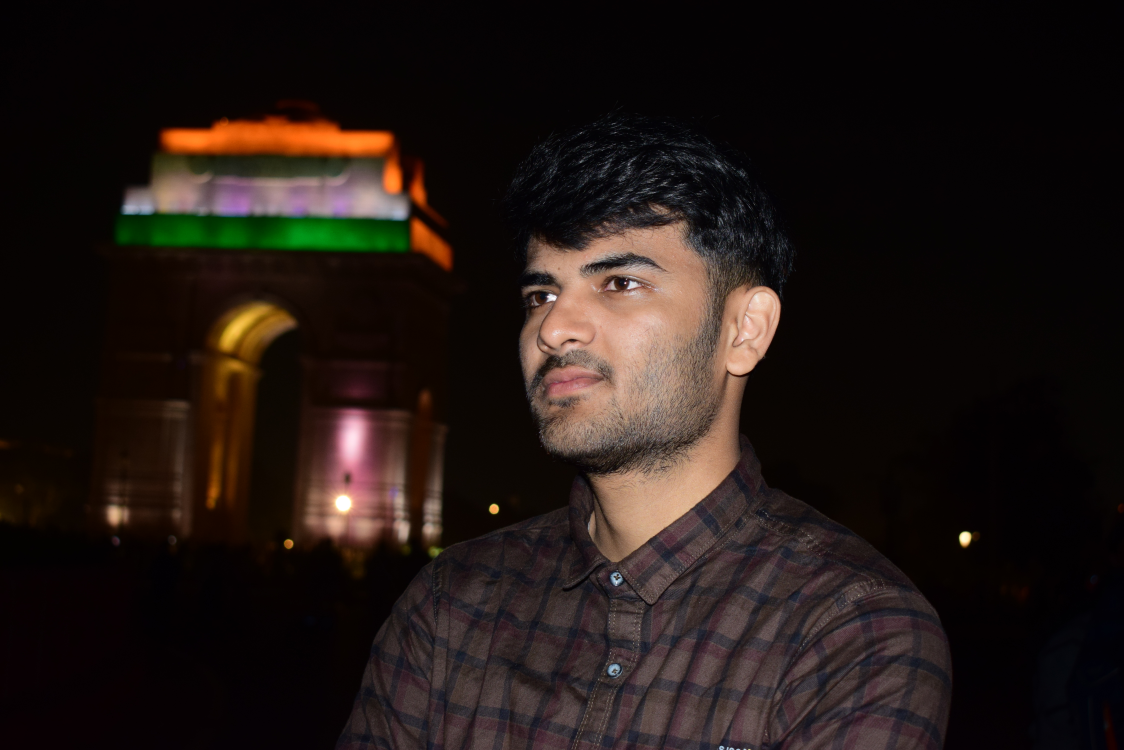
#> input picture 1200/Arif.JPG, 4496 x 3000 px, found by its file name (shown at 1/4 size)
$ python temppppppp.py
#> lines starting #> are read from the running program, lines starting #| are printed output that depends on the picture; after the words box and inside, x2 and y2 are one past the last pixel; in counts of white or black regions, pixels touching at a corner belong together
import cv2
import numpy as np

def detect_uniform_components(hsv, gender):

    if gender == 'boy':

        # Shirt (typically white )
        lower_shirt = np.array([100, 50, 50])
        upper_shirt = np.array([140, 255, 255])

        # Pants (typically black)
        lower_pants = np.array([100, 50, 50])
        upper_pants = np.array([140, 255, 255])

    elif gender == 'girl':

        # Shirt  (typically white )
        lower_shirt = np.array([0, 0, 200])
        upper_shirt = np.array([180, 30, 255])

        # Skirt  (varies, assume light or pastel colors for example)
        lower_skirt = np.array([0, 50, 100])
        upper_skirt = np.array([180, 255, 255])

    # Create masks for uniform components
    mask_shirt = cv2.inRange(hsv, lower_shirt, upper_shirt)
    mask_pants_or_skirt = cv2.inRange(hsv, lower_pants, upper_pants)

    return mask_shirt, mask_pants_or_skirt

def check_uniform(image_path, gender):
    # Load the image
#> called with image_path = 'Arif.jpg', gender = 'boy'
    image = cv2.imread(image_path)
#> image is the input picture: shape (3000, 4496, 3); mean B, G, R 20.3, 24.1, 33.9

    # Convert to HSV color space
    hsv = cv2.cvtColor(image, cv2.COLOR_BGR2HSV)
#> hsv: shape (3000, 4496, 3); mean H, S, V 81.9, 152.2, 35.2

    # Detect uniform components based on gender
    mask_shirt, mask_pants_or_skirt = detect_uniform_components(hsv, gender)
#> in detect_uniform_components, `mask_shirt = cv2.inRange(hsv, lower_shirt, upper_shirt)`:
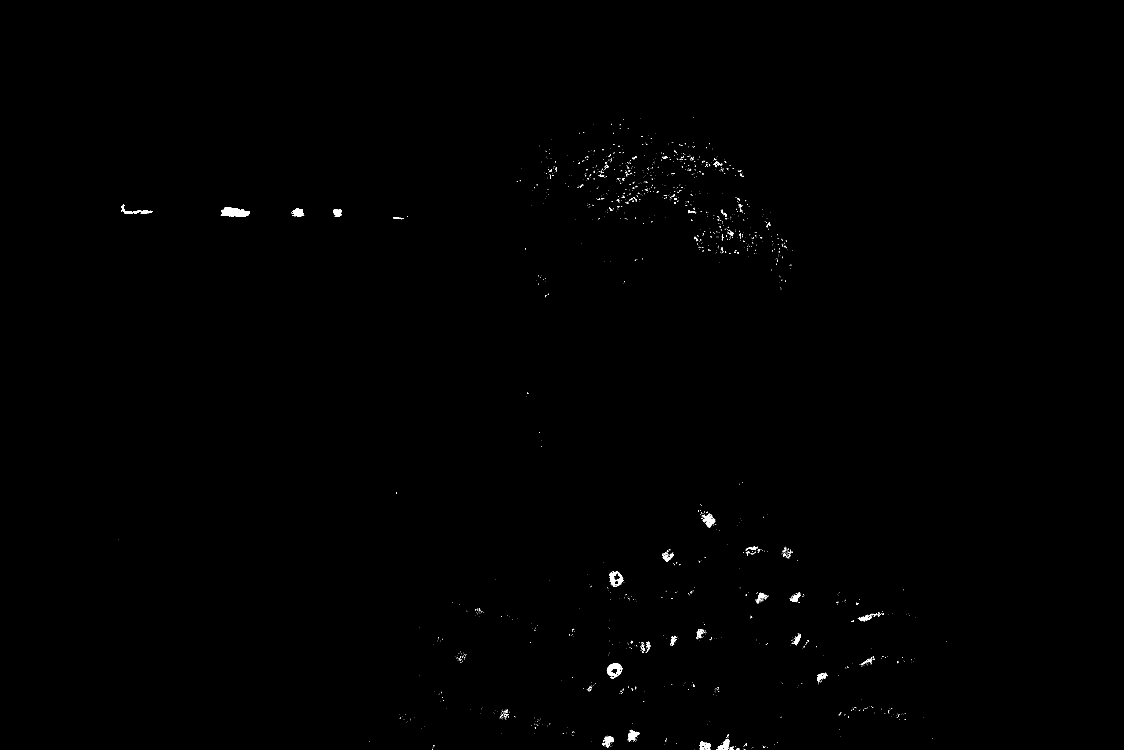
#> mask_shirt: shape (3000, 4496) (shown at 1/4 size); 0.19% white; 2128 white regions (2009 under 20 px), largest, box (x1, y1, x2, y2) and area: (883, 830, 1000, 865) 3015, (2427, 2653, 2490, 2714) 1906, (2438, 2286, 2494, 2348) 1551

    # Check if masks have significant areas
    shirt_area = cv2.countNonZero(mask_shirt)
#> shirt_area = 26256
    pants_or_skirt_area = cv2.countNonZero(mask_pants_or_skirt)
#> pants_or_skirt_area = 26256

    # Define thresholds for detection
    shirt_threshold = 5000
    pants_or_skirt_threshold = 5000

    if shirt_area > shirt_threshold and pants_or_skirt_area > pants_or_skirt_threshold:
        print(f"Uniform check passed for {gender}: Shirt and pants/skirt detected.")
    else:
        print(f"Uniform check failed for {gender}: Required uniform not detected.")

    # Display the image and masks
    cv2.imshow("Original Image", image)
    cv2.imshow("Shirt Mask", mask_shirt)
    cv2.imshow("Pants/Skirt Mask", mask_pants_or_skirt)

    cv2.waitKey(0)
    cv2.destroyAllWindows()

# Test the function with an image path and gender
check_uniform('Arif.jpg', 'boy')  # or 'girl'
